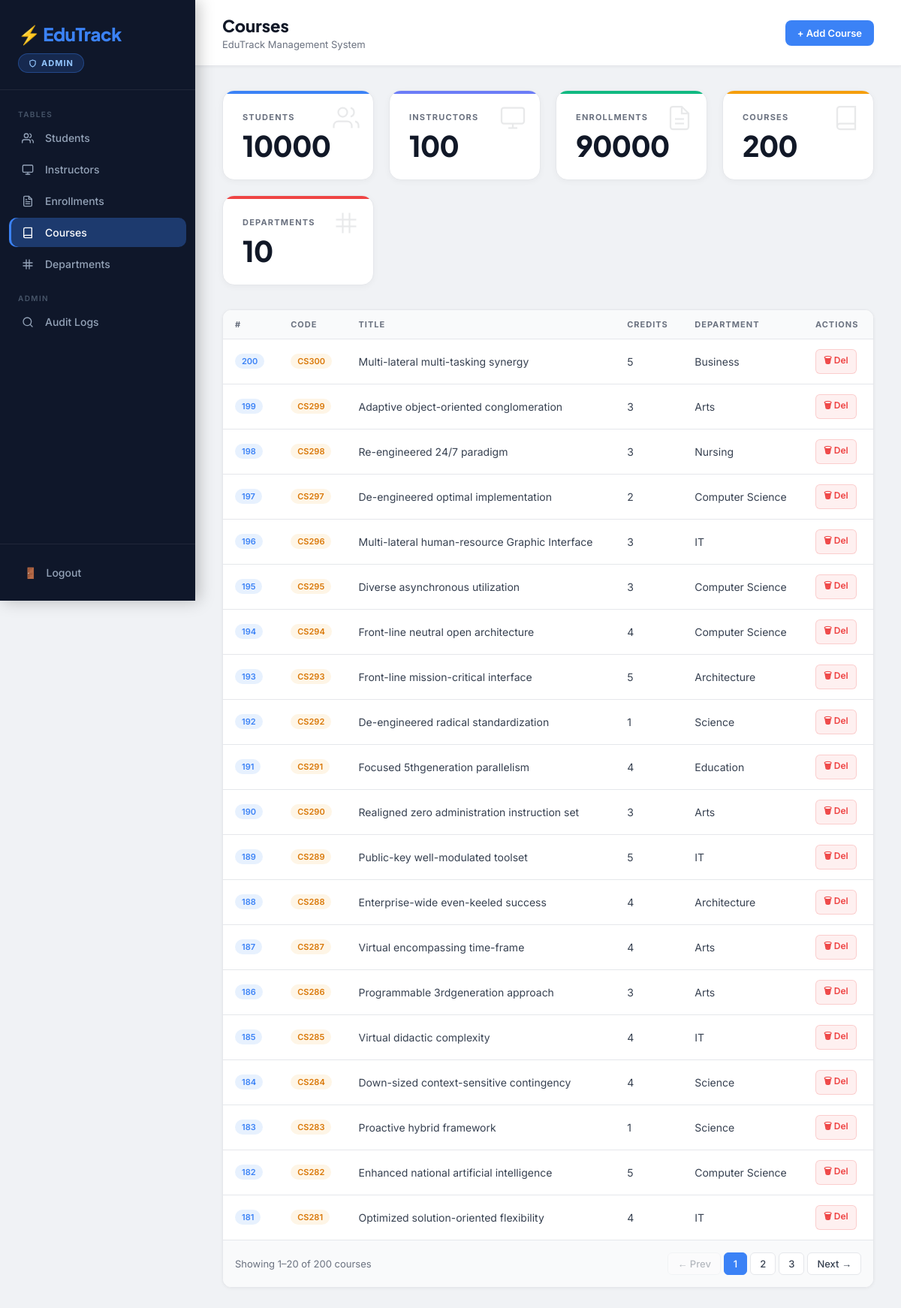
/Final_Project_System/frontend/Updated_Frontend/dashboard.php?role=Admin&tab=courses, run on the app's committed database.
### tables this page shows
CREATE TABLE `courses` (
  `course_id` int NOT NULL AUTO_INCREMENT,
  `course_code` varchar(15) NOT NULL,
  `course_title` varchar(100) NOT NULL,
  `credits` int NOT NULL,
  `dept_id` int DEFAULT NULL,
  PRIMARY KEY (`course_id`),
  UNIQUE KEY `course_code` (`course_code`),
  KEY `dept_id` (`dept_id`),
  CONSTRAINT `courses_ibfk_1` FOREIGN KEY (`dept_id`) REFERENCES `departments` (`dept_id`)
);

CREATE TABLE `departments` (
  `dept_id` int NOT NULL AUTO_INCREMENT,
  `dept_name` varchar(100) NOT NULL,
  PRIMARY KEY (`dept_id`),
  UNIQUE KEY `dept_name` (`dept_name`)
);

### Final_Project_System/frontend/Updated_Frontend/dashboard.php (the view, shortened to what this page needs)
<?php
include('db.php');
$role = isset($_POST['role']) ? $_POST['role'] : (isset($_GET['role']) ? $_GET['role'] : 'Student');
$tab = isset($_GET['tab']) ? $_GET['tab'] : 'students';
?>
<!DOCTYPE html>
<html>
<head>
</head>
<body>
<div class="sidebar">
    <div class="sidebar-logo">
        <h1>⚡ EduTrack</h1>
        <span class="role-badge"><svg width="11" height="11" viewBox="0 0 24 24" fill="none" stroke="currentColor" stroke-width="2.5" stroke-linecap="round" stroke-linejoin="round"><path d="M12 22s8-4 8-10V5l-8-3-8 3v7c0 6 8 10 8 10z"/></svg><?php echo $role == 'Admin' ? 'Admin' : 'Student'; ?></span>
    </div>
    <nav class="sidebar-nav">
        <div class="nav-section-label">Tables</div>
        <a href="dashboard.php?role=<?php echo $role; ?>&tab=students" class="nav-item <?php echo $tab=='students'?'active':''; ?>"><span class="icon"><svg width="16" height="16" viewBox="0 0 24 24" fill="none" stroke="currentColor" stroke-width="2" stroke-linecap="round" stroke-linejoin="round"><path d="M17 21v-2a4 4 0 0 0-4-4H5a4 4 0 0 0-4 4v2"/><circle cx="9" cy="7" r="4"/><path d="M23 21v-2a4 4 0 0 0-3-3.87"/><path d="M16 3.13a4 4 0 0 1 0 7.75"/></svg></span> Students</a>
        <a href="dashboard.php?role=<?php echo $role; ?>&tab=instructors" class="nav-item <?php echo $tab=='instructors'?'active':''; ?>"><span class="icon"><svg width="16" height="16" viewBox="0 0 24 24" fill="none" stroke="currentColor" stroke-width="2" stroke-linecap="round" stroke-linejoin="round"><rect x="2" y="3" width="20" height="14" rx="2"/><line x1="8" y1="21" x2="16" y2="21"/><line x1="12" y1="17" x2="12" y2="21"/></svg></span> Instructors</a>
        <a href="dashboard.php?role=<?php echo $role; ?>&tab=enrollments" class="nav-item <?php echo $tab=='enrollments'?'active':''; ?>"><span class="icon"></span> Enrollments</a>
        <a href="dashboard.php?role=<?php echo $role; ?>&tab=courses" class="nav-item <?php echo $tab=='courses'?'active':''; ?>"><span class="icon"><svg width="16" height="16" viewBox="0 0 24 24" fill="none" stroke="currentColor" stroke-width="2" stroke-linecap="round" stroke-linejoin="round"><path d="M4 19.5A2.5 2.5 0 0 1 6.5 17H20"/><path d="M6.5 2H20v20H6.5A2.5 2.5 0 0 1 4 19.5v-15A2.5 2.5 0 0 1 6.5 2z"/></svg></span> Courses</a>
        <a href="dashboard.php?role=<?php echo $role; ?>&tab=departments" class="nav-item <?php echo $tab=='departments'?'active':''; ?>"><span class="icon"><svg width="16" height="16" viewBox="0 0 24 24" fill="none" stroke="currentColor" stroke-width="2" stroke-linecap="round" stroke-linejoin="round"><line x1="3" y1="9" x2="21" y2="9"/><line x1="3" y1="15" x2="21" y2="15"/><line x1="9" y1="3" x2="9" y2="21"/><line x1="15" y1="3" x2="15" y2="21"/></svg></span> Departments</a>
        <?php if($role=='Admin'): ?>
        <div class="nav-section-label" style="margin-top:12px;">Admin</div>
        <a href="logs.php?role=Admin" class="nav-item"><span class="icon"><svg width="16" height="16" viewBox="0 0 24 24" fill="none" stroke="currentColor" stroke-width="2" stroke-linecap="round" stroke-linejoin="round"><circle cx="11" cy="11" r="8"/><line x1="21" y1="21" x2="16.65" y2="16.65"/></svg></span> Audit Logs</a>
        <?php endif; ?>
    </nav>
    <div class="sidebar-footer">
        <a href="index.php" class="logout-btn"><span>🚪</span> Logout</a>
    </div>
</div>
<div class="main">
    <div class="topbar">
        <div>
            <h2><?php
                $titles = ['students'=>'Students','instructors'=>'Instructors','enrollments'=>'Enrollments','courses'=>'Courses','departments'=>'Departments'];
                echo $titles[$tab] ?? 'Dashboard';
            ?></h2>
            <div class="sub">EduTrack Management System</div>
        </div>
        <div class="topbar-actions">
            <?php if($role=='Admin'): ?>
                <?php if($tab=='students'): ?>
                    <a href="add_student.php?role=Admin" class="btn btn-primary">+ Add Student</a>
                <?php elseif($tab=='instructors'): ?>
                    <a href="add_instructor.php?role=Admin" class="btn btn-primary">+ Add Instructor</a>
                <?php elseif($tab=='enrollments'): ?>
                    <a href="add_enrollment.php?role=Admin" class="btn btn-primary">+ Add Enrollment</a>
                <?php elseif($tab=='courses'): ?>
                    <a href="add_course.php?role=Admin" class="btn btn-primary">+ Add Course</a>
                <?php elseif($tab=='departments'): ?>
                    <a href="add_department.php?role=Admin" class="btn btn-primary">+ Add Department</a>
                <?php endif; ?>
            <?php endif; ?>
        </div>
    </div>
    <div class="content">
        <?php
        $s_count = $conn->query("SELECT COUNT(*) c FROM Students")->fetch_assoc()['c'];
        $i_count = $conn->query("SELECT COUNT(*) c FROM Instructors")->fetch_assoc()['c'];
        $e_count = $conn->query("SELECT COUNT(*) c FROM Enrollments")->fetch_assoc()['c'];
        $c_count = $conn->query("SELECT COUNT(*) c FROM Courses")->fetch_assoc()['c'];
        $d_count = $conn->query("SELECT COUNT(*) c FROM Departments")->fetch_assoc()['c'];
        ?>
        <div class="stats-grid">
            <div class="stat-card" style="--card-accent: var(--accent)"><svg class="icon-bg" width="36" height="36" viewBox="0 0 24 24" fill="none" stroke="currentColor" stroke-width="1.5"><path d="M17 21v-2a4 4 0 0 0-4-4H5a4 4 0 0 0-4 4v2"/><circle cx="9" cy="7" r="4"/><path d="M23 21v-2a4 4 0 0 0-3-3.87"/><path d="M16 3.13a4 4 0 0 1 0 7.75"/></svg><div class="label">Students</div><div class="value"><?php echo $s_count; ?></div></div>
            <div class="stat-card" style="--card-accent: var(--accent2)"><svg class="icon-bg" width="36" height="36" viewBox="0 0 24 24" fill="none" stroke="currentColor" stroke-width="1.5"><rect x="2" y="3" width="20" height="14" rx="2"/><line x1="8" y1="21" x2="16" y2="21"/><line x1="12" y1="17" x2="12" y2="21"/></svg><div class="label">Instructors</div><div class="value"><?php echo $i_count; ?></div></div>
            <div class="stat-card" style="--card-accent: var(--green)"><svg class="icon-bg" width="36" height="36" viewBox="0 0 24 24" fill="none" stroke="currentColor" stroke-width="1.5"><path d="M14 2H6a2 2 0 0 0-2 2v16a2 2 0 0 0 2 2h12a2 2 0 0 0 2-2V8z"/><polyline points="14 2 14 8 20 8"/><line x1="16" y1="13" x2="8" y2="13"/><line x1="16" y1="17" x2="8" y2="17"/></svg><div class="label">Enrollments</div><div class="value"><?php echo $e_count; ?></div></div>
            <div class="stat-card" style="--card-accent: var(--amber)"><svg class="icon-bg" width="36" height="36" viewBox="0 0 24 24" fill="none" stroke="currentColor" stroke-width="1.5"><path d="M4 19.5A2.5 2.5 0 0 1 6.5 17H20"/><path d="M6.5 2H20v20H6.5A2.5 2.5 0 0 1 4 19.5v-15A2.5 2.5 0 0 1 6.5 2z"/></svg><div class="label">Courses</div><div class="value"><?php echo $c_count; ?></div></div>
            <div class="stat-card" style="--card-accent: var(--red)"><svg class="icon-bg" width="36" height="36" viewBox="0 0 24 24" fill="none" stroke="currentColor" stroke-width="1.5"><line x1="3" y1="9" x2="21" y2="9"/><line x1="3" y1="15" x2="21" y2="15"/><line x1="9" y1="3" x2="9" y2="21"/><line x1="15" y1="3" x2="15" y2="21"/></svg><div class="label">Departments</div><div class="value"><?php echo $d_count; ?></div></div>
        </div>
        <?php
        $per_page = 20;
        $page = isset($_GET['page']) && is_numeric($_GET['page']) ? (int)$_GET['page'] : 1;
        $offset = ($page - 1) * $per_page;
        $search = isset($_GET['search']) ? $conn->real_escape_string($_GET['search']) : '';
        ?>
        <?php if($tab == 'students'): ?>
        <div class="section-header">
            <form method="GET" style="display:flex; gap:0;">
                <input type="hidden" name="role" value="<?php echo $role; ?>">
                <input type="hidden" name="tab" value="students">
                <div class="search-box">
                    <input type="text" name="search" placeholder="Search by first name..." value="<?php echo htmlspecialchars($search); ?>">
                    <button type="submit">Search</button>
                </div>
            </form>
        </div>
        <?php
        $where = $search ? "WHERE first_name LIKE '$search%'" : "";
        $total = $conn->query("SELECT COUNT(*) c FROM Students $where")->fetch_assoc()['c'];
        $total_pages = max(1, ceil($total / $per_page));
        $result = $conn->query("SELECT * FROM Students $where ORDER BY student_id DESC LIMIT $per_page OFFSET $offset");
        ?>
        <div class="table-wrap">
            <table>
                <thead><tr><th>#</th><th>First Name</th><th>Last Name</th><th>Email</th><th>Date of Birth</th><th>Enrolled</th><?php if($role=='Admin') echo '<th>Actions</th>'; ?></tr></thead>
                <tbody>
                <?php if($result->num_rows == 0): ?>
                    <tr class="empty-row"><td colspan="7">No students found.</td></tr>
                <?php else: while($row = $result->fetch_assoc()): ?>
                <tr>
                    <td><span class="badge badge-blue"><?php echo $row['student_id']; ?></span></td>
                    <td><?php echo htmlspecialchars($row['first_name']); ?></td>
                    <td><?php echo htmlspecialchars($row['last_name']); ?></td>
                    <td><?php echo htmlspecialchars($row['email']); ?></td>
                    <td><?php echo $row['date_of_birth']; ?></td>
                    <td><span class="badge badge-green"><?php echo $row['enrollment_date']; ?></span></td>
                    <?php if($role=='Admin'): ?>
                    <td style="display:flex; gap:6px;">
                        <a href="update_student.php?id=<?php echo $row['student_id']; ?>&role=Admin" class="btn-edit">✏ Edit</a>
                        <a href="delete_student.php?id=<?php echo $row['student_id']; ?>&role=Admin" class="btn-del" onclick="return confirm('Delete this student?')">🗑 Del</a>
                    </td>
                    <?php endif; ?>
                </tr>
                <?php endwhile; endif; ?>
                </tbody>
            </table>
            <div class="pagination">
                <span class="page-info">Showing <?php echo min($offset+1,$total); ?>–<?php echo min($offset+$per_page,$total); ?> of <?php echo $total; ?> students</span>
                <div class="page-btns">
                    <a href="?role=<?php echo $role; ?>&tab=students&page=<?php echo $page-1; ?>&search=<?php echo urlencode($search); ?>" class="page-btn <?php echo $page<=1?'disabled':''; ?>">← Prev</a>
                    <?php for($p=max(1,$page-2);$p<=min($total_pages,$page+2);$p++): ?>
                    <a href="?role=<?php echo $role; ?>&tab=students&page=<?php echo $p; ?>&search=<?php echo urlencode($search); ?>" class="page-btn <?php echo $p==$page?'active':''; ?>"><?php echo $p; ?></a>
                    <?php endfor; ?>
                    <a href="?role=<?php echo $role; ?>&tab=students&page=<?php echo $page+1; ?>&search=<?php echo urlencode($search); ?>" class="page-btn <?php echo $page>=$total_pages?'disabled':''; ?>">Next →</a>
                </div>
            </div>
        </div>
        <?php elseif($tab == 'courses'): ?>
        <?php
        $total = $conn->query("SELECT COUNT(*) c FROM Courses")->fetch_assoc()['c'];
        $total_pages = max(1, ceil($total / $per_page));
        $result = $conn->query("SELECT c.*, d.dept_name FROM Courses c LEFT JOIN Departments d ON c.dept_id=d.dept_id ORDER BY c.course_id DESC LIMIT $per_page OFFSET $offset");
        ?>
        <div class="table-wrap">
            <table>
                <thead><tr><th>#</th><th>Code</th><th>Title</th><th>Credits</th><th>Department</th><?php if($role=='Admin') echo '<th>Actions</th>'; ?></tr></thead>
                <tbody>
                <?php if($result->num_rows == 0): ?>
                    <tr class="empty-row"><td colspan="6">No courses found.</td></tr>
                <?php else: while($row = $result->fetch_assoc()): ?>
                <tr>
                    <td><span class="badge badge-blue"><?php echo $row['course_id']; ?></span></td>
                    <td><span class="badge badge-amber"><?php echo htmlspecialchars($row['course_code']); ?></span></td>
                    <td><?php echo htmlspecialchars($row['course_title']); ?></td>
                    <td><?php echo $row['credits']; ?></td>
                    <td><?php echo htmlspecialchars($row['dept_name'] ?? 'N/A'); ?></td>
                    <?php if($role=='Admin'): ?>
                    <td>
                        <a href="delete_course.php?id=<?php echo $row['course_id']; ?>&role=Admin" class="btn-del" onclick="return confirm('Delete this course?')">🗑 Del</a>
                    </td>
                    <?php endif; ?>
                </tr>
                <?php endwhile; endif; ?>
                </tbody>
            </table>
            <div class="pagination">
                <span class="page-info">Showing <?php echo min($offset+1,$total); ?>–<?php echo min($offset+$per_page,$total); ?> of <?php echo $total; ?> courses</span>
                <div class="page-btns">
                    <a href="?role=<?php echo $role; ?>&tab=courses&page=<?php echo $page-1; ?>" class="page-btn <?php echo $page<=1?'disabled':''; ?>">← Prev</a>
                    <?php for($p=max(1,$page-2);$p<=min($total_pages,$page+2);$p++): ?>
                    <a href="?role=<?php echo $role; ?>&tab=courses&page=<?php echo $p; ?>" class="page-btn <?php echo $p==$page?'active':''; ?>"><?php echo $p; ?></a>
                    <?php endfor; ?>
                    <a href="?role=<?php echo $role; ?>&tab=courses&page=<?php echo $page+1; ?>" class="page-btn <?php echo $page>=$total_pages?'disabled':''; ?>">Next →</a>
                </div>
            </div>
        </div>
        <?php endif; ?>
    </div>
</div>
</body>
</html>

### data on the page
courses: course_id "200", course_code "CS300", course_title "Multi-lateral multi-tasking synergy", credits "5", dept.dept_name "Business"
courses: course_id "199", course_code "CS299", course_title "Adaptive object-oriented conglomeration", credits "3", dept.dept_name "Arts"
courses: course_id "198", course_code "CS298", course_title "Re-engineered 24/7 paradigm", credits "3", dept.dept_name "Nursing"
courses: course_id "197", course_code "CS297", course_title "De-engineered optimal implementation", credits "2", dept.dept_name "Computer Science"
courses: course_id "196", course_code "CS296", course_title "Multi-lateral human-resource Graphic Interface", credits "3", dept.dept_name "IT"
courses: course_id "195", course_code "CS295", course_title "Diverse asynchronous utilization", credits "3", dept.dept_name "Computer Science"
courses: course_id "194", course_code "CS294", course_title "Front-line neutral open architecture", credits "4", dept.dept_name "Computer Science"
courses: course_id "193", course_code "CS293", course_title "Front-line mission-critical interface", credits "5", dept.dept_name "Architecture"
courses: course_id "192", course_code "CS292", course_title "De-engineered radical standardization", credits "1", dept.dept_name "Science"
courses: course_id "191", course_code "CS291", course_title "Focused 5thgeneration parallelism", credits "4", dept.dept_name "Education"
courses: course_id "190", course_code "CS290", course_title "Realigned zero administration instruction set", credits "3", dept.dept_name "Arts"
courses: course_id "189", course_code "CS289", course_title "Public-key well-modulated toolset", credits "5", dept.dept_name "IT"
courses: course_id "188", course_code "CS288", course_title "Enterprise-wide even-keeled success", credits "4", dept.dept_name "Architecture"
courses: course_id "187", course_code "CS287", course_title "Virtual encompassing time-frame", credits "4", dept.dept_name "Arts"
courses: course_id "186", course_code "CS286", course_title "Programmable 3rdgeneration approach", credits "3", dept.dept_name "Arts"
courses: course_id "185", course_code "CS285", course_title "Virtual didactic complexity", credits "4", dept.dept_name "IT"
courses: course_id "184", course_code "CS284", course_title "Down-sized context-sensitive contingency", credits "4", dept.dept_name "Science"
courses: course_id "183", course_code "CS283", course_title "Proactive hybrid framework", credits "1", dept.dept_name "Science"
courses: course_id "182", course_code "CS282", course_title "Enhanced national artificial intelligence", credits "5", dept.dept_name "Computer Science"
courses: course_id "181", course_code "CS281", course_title "Optimized solution-oriented flexibility", credits "4", dept.dept_name "IT"

### other printed values
$titles[$tab] "Courses"
$s_count "10000"
$i_count "100"
$e_count "90000"
$c_count "200"
$d_count "10"
min($offset+1,$total) "1"
min($offset+$per_page,$total) "20"
$total "200"
